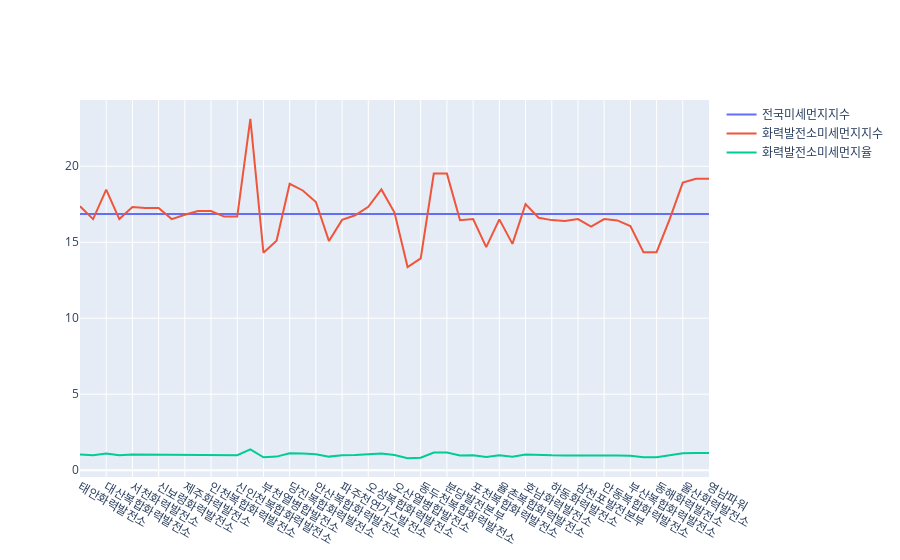

Source (notebook cell):
### Code cell
pyo.iplot([{'x':df['화력발전소명'], 'y':df['전국미세먼지지수'], 'name': '전국미세먼지지수'},
           {'x':df['화력발전소명'], 'y':df['화력발전소미세먼지지수'], 'name': '화력발전소미세먼지지수'},
           {'x':df['화력발전소명'], 'y':df['화력발전소미세먼지율'], 'name': '화력발전소미세먼지율'}])

### Figure 1 — Plotly figure (JSON) as saved in the notebook; plotly's stock layout.template omitted (floating-point values rounded to 4 significant figures)
{"data": [{"name": "전국미세먼지지수", "type": "scatter", "x": ["태안화력발전소", "남제주화력발전소", "대산복합화력발전소", "영흥발전본부", "서천화력발전소", "보령화력발전소", "신보령화력발전소", "당진화력발전소", "제주화력발전소", "인천LNG복합발전소", "인천복합화력발전소", "서인천복합화력발전소", "신인천복합화력발전소", "군산복합화력발전소", "부천열병합발전소", "나주열병합발전소", "당진복합화력발전소", "평택화력발전소", "안산복합화력발전소", "일산열병합발전소", "파주천연가스발전소", "서울화력발전소", "오성복합화력발전소", "안양열병합발전소", "오산열병합발전소", "양주열병합발전소", "동두천복합화력발전소", "분당복합화력발전소", "분당발전본부", "포천천연가스발전소", "포천복합화력발전소", "세종천연가스발전소", "율촌복합화력발전소", "여수발전본부", "호남화력발전소", "광양복합화력발전소", "하동화력발전소", "원주그린열병합발전소", "삼천포발전본부", "영월복합화력발전소", "안동복합화력발전소", "영동발전본부", "부산복합화력발전소", "북평화력발전소", "동해화력발전소", "삼척그린파워발전소", "울산화력발전소", "영남화력발전소", "영남파워"], "y": [16.87, 16.87, 16.87, 16.87, 16.87, 16.87, 16.87, 16.87, 16.87, 16.87, 16.87, 16.87, 16.87, 16.87, 16.87, 16.87, 16.87, 16.87, 16.87, 16.87, 16.87, 16.87, 16.87, 16.87, 16.87, 16.87, 16.87, 16.87, 16.87, 16.87, 16.87, 16.87, 16.87, 16.87, 16.87, 16.87, 16.87, 16.87, 16.87, 16.87, 16.87, 16.87, 16.87, 16.87, 16.87, 16.87, 16.87, 16.87, 16.87]}, {"name": "화력발전소미세먼지지수", "type": "scatter", "x": ["태안화력발전소", "남제주화력발전소", "대산복합화력발전소", "영흥발전본부", "서천화력발전소", "보령화력발전소", "신보령화력발전소", "당진화력발전소", "제주화력발전소", "인천LNG복합발전소", "인천복합화력발전소", "서인천복합화력발전소", "신인천복합화력발전소", "군산복합화력발전소", "부천열병합발전소", "나주열병합발전소", "당진복합화력발전소", "평택화력발전소", "안산복합화력발전소", "일산열병합발전소", "파주천연가스발전소", "서울화력발전소", "오성복합화력발전소", "안양열병합발전소", "오산열병합발전소", "양주열병합발전소", "동두천복합화력발전소", "분당복합화력발전소", "분당발전본부", "포천천연가스발전소", "포천복합화력발전소", "세종천연가스발전소", "율촌복합화력발전소", "여수발전본부", "호남화력발전소", "광양복합화력발전소", "하동화력발전소", "원주그린열병합발전소", "삼천포발전본부", "영월복합화력발전소", "안동복합화력발전소", "영동발전본부", "부산복합화력발전소", "북평화력발전소", "동해화력발전소", "삼척그린파워발전소", "울산화력발전소", "영남화력발전소", "영남파워"], "y": [17.37, 16.52, 18.47, 16.52, 17.32, 17.26, 17.26, 16.52, 16.81, 17.05, 17.05, 16.69, 16.69, 23.12, 14.31, 15.1, 18.85, 18.41, 17.65, 15.08, 16.47, 16.77, 17.33, 18.48, 16.95, 13.37, 13.94, 19.52, 19.52, 16.45, 16.52, 14.68, 16.51, 14.89, 17.51, 16.61, 16.46, 16.39, 16.52, 16.03, 16.52, 16.44, 16.06, 14.35, 14.35, 16.52, 18.93, 19.18, 19.18]}, {"name": "화력발전소미세먼지율", "type": "scatter", "x": ["태안화력발전소", "남제주화력발전소", "대산복합화력발전소", "영흥발전본부", "서천화력발전소", "보령화력발전소", "신보령화력발전소", "당진화력발전소", "제주화력발전소", "인천LNG복합발전소", "인천복합화력발전소", "서인천복합화력발전소", "신인천복합화력발전소", "군산복합화력발전소", "부천열병합발전소", "나주열병합발전소", "당진복합화력발전소", "평택화력발전소", "안산복합화력발전소", "일산열병합발전소", "파주천연가스발전소", "서울화력발전소", "오성복합화력발전소", "안양열병합발전소", "오산열병합발전소", "양주열병합발전소", "동두천복합화력발전소", "분당복합화력발전소", "분당발전본부", "포천천연가스발전소", "포천복합화력발전소", "세종천연가스발전소", "율촌복합화력발전소", "여수발전본부", "호남화력발전소", "광양복합화력발전소", "하동화력발전소", "원주그린열병합발전소", "삼천포발전본부", "영월복합화력발전소", "안동복합화력발전소", "영동발전본부", "부산복합화력발전소", "북평화력발전소", "동해화력발전소", "삼척그린파워발전소", "울산화력발전소", "영남화력발전소", "영남파워"], "y": [1.03, 0.98, 1.095, 0.98, 1.027, 1.023, 1.023, 0.98, 0.996, 1.011, 1.011, 0.989, 0.989, 1.371, 0.848, 0.895, 1.117, 1.091, 1.046, 0.894, 0.976, 0.994, 1.028, 1.095, 1.005, 0.793, 0.826, 1.157, 1.157, 0.975, 0.98, 0.87, 0.979, 0.883, 1.038, 0.985, 0.976, 0.972, 0.98, 0.95, 0.98, 0.974, 0.952, 0.851, 0.851, 0.98, 1.122, 1.137, 1.137]}], "layout": {"autosize": true, "xaxis": {"autorange": true, "range": [0, 48], "type": "category"}, "yaxis": {"autorange": true, "range": [-0.4474, 24.36], "type": "linear"}}}
